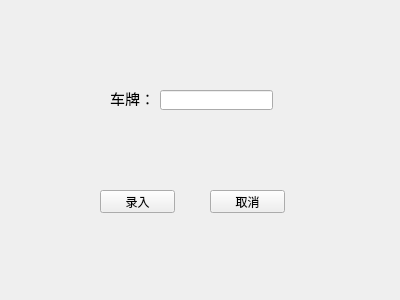
<?xml version="1.0" encoding="UTF-8"?>
<ui version="4.0">
 <class>Form</class>
 <widget class="QWidget" name="Form">
  <property name="geometry">
   <rect>
    <x>0</x>
    <y>0</y>
    <width>400</width>
    <height>300</height>
   </rect>
  </property>
  <property name="windowTitle">
   <string>车牌录入</string>
  </property>
  <widget class="QLabel" name="label">
   <property name="geometry">
    <rect>
     <x>110</x>
     <y>90</y>
     <width>54</width>
     <height>16</height>
    </rect>
   </property>
   <property name="font">
    <font>
     <pointsize>11</pointsize>
    </font>
   </property>
   <property name="text">
    <string>车牌：</string>
   </property>
  </widget>
  <widget class="QLineEdit" name="lineEdit">
   <property name="geometry">
    <rect>
     <x>160</x>
     <y>90</y>
     <width>113</width>
     <height>20</height>
    </rect>
   </property>
  </widget>
  <widget class="QPushButton" name="pushButton">
   <property name="geometry">
    <rect>
     <x>100</x>
     <y>190</y>
     <width>75</width>
     <height>23</height>
    </rect>
   </property>
   <property name="text">
    <string>录入</string>
   </property>
  </widget>
  <widget class="QPushButton" name="pushButton_2">
   <property name="geometry">
    <rect>
     <x>210</x>
     <y>190</y>
     <width>75</width>
     <height>23</height>
    </rect>
   </property>
   <property name="text">
    <string>取消</string>
   </property>
  </widget>
 </widget>
 <resources/>
 <connections/>
</ui>
